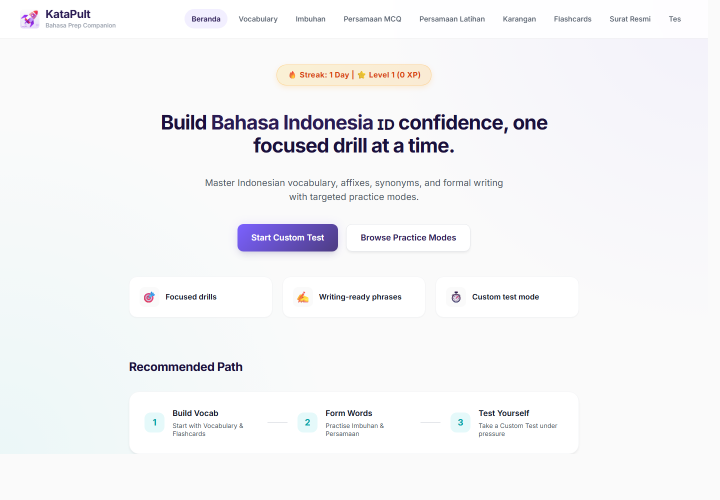
#> input picture award-demo-assets/01-home.png, 1440 x 1000 px (shown at 1/2 size); the run also reads 5 pictures not shown here
$ python create_katapul_detailed_deck.py
#> lines starting #> are read from the running program, lines starting #| are printed output that depends on the picture
### scripts/create_top3_feature_teaser.py
from pathlib import Path
import math
import shutil

import numpy as np
from PIL import Image, ImageDraw, ImageFont, ImageFilter

ROOT = Path(__file__).resolve().parents[1]
ASSETS = ROOT / "award-demo-assets"
PACKAGE = ROOT / "product-showcase-package"
FRAME_DIR = PACKAGE / "top3_feature_teaser_frames"
GIF_PATH = PACKAGE / "KataPult_Top3_Feature_Teaser.gif"
MP4_PATH = PACKAGE / "KataPult_Top3_Feature_Teaser.mp4"

W, H = 1280, 720
FPS_MP4 = 24
FPS_GIF = 12
DURATION = 10.0

C = {
    "bg": "#070A18",
    "bg2": "#0A1328",
    "panel": "#101827",
    "panel2": "#131F33",
    "line": "#2E3B53",
    "muted": "#9BA8BA",
    "white": "#FFFFFF",
    "lime": "#A9D83A",
    "lime2": "#D5F579",
    "cyan": "#65D6E6",
    "cyan2": "#BFF6FF",
    "ink": "#111827",
    "soft": "#EDF2F7",
}


def font(size, weight="regular"):
#> called with size = 50, weight = 'light'
    paths = {
        "light": ["C:/Windows/Fonts/segoeuisl.ttf", "C:/Windows/Fonts/segoeuil.ttf", "C:/Windows/Fonts/calibril.ttf"],
        "regular": ["C:/Windows/Fonts/segoeui.ttf", "C:/Windows/Fonts/calibri.ttf", "C:/Windows/Fonts/arial.ttf"],
        "bold": ["C:/Windows/Fonts/segoeuib.ttf", "C:/Windows/Fonts/calibrib.ttf", "C:/Windows/Fonts/arialbd.ttf"],
    }
    for candidate in paths.get(weight, paths["regular"]):
        if Path(candidate).exists():
            return ImageFont.truetype(candidate, size)
    return ImageFont.load_default()


F = {
    "display": font(50, "light"),
    "hero": font(44, "light"),
    "h1": font(38, "light"),
    "h2": font(25, "bold"),
    "body": font(19, "regular"),
    "body_b": font(19, "bold"),
    "small": font(14, "regular"),
    "small_b": font(14, "bold"),
    "tiny": font(12, "regular"),
    "metric": font(30, "bold"),
}

COUNTS = {
    "Vocabulary": 583,
    "Imbuhan": 666,
    "Persamaan": 305,
    "Karangan": 297,
    "Surat rasmi": 8,
    "Flashcards": 23,
    "Custom tests": 971,
    "Daily pool": 1554,
}


def rgb(hex_color):
    hex_color = hex_color.lstrip("#")
    return tuple(int(hex_color[i : i + 2], 16) for i in (0, 2, 4))


def rgba(hex_color, alpha=255):
    return rgb(hex_color) + (alpha,)


def clamp(v, lo=0, hi=1):
    return max(lo, min(hi, v))


def ease_out(t):
    t = clamp(t)
    return 1 - (1 - t) ** 3


def ease_in_out(t):
    t = clamp(t)
    return t * t * (3 - 2 * t)


def lerp(a, b, t):
    return a + (b - a) * t


def rounded(draw, box, fill, outline=None, radius=18, width=1):
    draw.rounded_rectangle(box, radius=radius, fill=fill, outline=outline, width=width)


def text(draw, xy, value, fnt, fill, anchor=None, alpha=255):
    color = rgba(fill, alpha) if isinstance(fill, str) else fill
    draw.text(xy, value, font=fnt, fill=color, anchor=anchor)


def wrap_lines(draw, value, fnt, max_width):
    lines, cur = [], ""
    for word in value.split():
        candidate = (cur + " " + word).strip()
        if draw.textbbox((0, 0), candidate, font=fnt)[2] <= max_width:
            cur = candidate
        else:
            if cur:
                lines.append(cur)
            cur = word
    if cur:
        lines.append(cur)
    return lines


def paragraph(draw, xy, value, fnt, fill, max_width, gap=6, alpha=255):
    x, y = xy
    for line in wrap_lines(draw, value, fnt, max_width):
        text(draw, (x, y), line, fnt, fill, alpha=alpha)
        y += fnt.size + gap
    return y


def shadow(layer, box, radius=20, blur=16, alpha=90):
    sh = Image.new("RGBA", (W, H), (0, 0, 0, 0))
    sd = ImageDraw.Draw(sh, "RGBA")
    sd.rounded_rectangle(box, radius=radius, fill=(0, 0, 0, alpha))
    sh = sh.filter(ImageFilter.GaussianBlur(blur))
    layer.alpha_composite(sh)


def background():
    img = Image.new("RGBA", (W, H), rgba(C["bg"]))
    d = ImageDraw.Draw(img, "RGBA")
    for y in range(H):
        k = y / (H - 1)
        c1, c2 = rgb(C["bg2"]), rgb(C["bg"])
        color = tuple(int(lerp(c1[i], c2[i], k)) for i in range(3)) + (255,)
        d.line((0, y, W, y), fill=color)
    grid = Image.new("RGBA", (W, H), (0, 0, 0, 0))
    gd = ImageDraw.Draw(grid, "RGBA")
    for x in range(0, W, 112):
        gd.line((x, 0, x, H), fill=(255, 255, 255, 4), width=1)
    for y in range(0, H, 112):
        gd.line((0, y, W, y), fill=(255, 255, 255, 4), width=1)
    gd.ellipse((820, -170, 1350, 280), fill=rgba("#102348", 72))
    gd.ellipse((-180, 470, 300, 880), fill=rgba("#11243D", 76))
    img.alpha_composite(grid)
    return img


# [9 lines left out: function label, not called in this run]


def shot(name, size):
    im = Image.open(ASSETS / name).convert("RGBA")
    im.thumbnail(size)
    canvas = Image.new("RGBA", size, rgba(C["white"]))
    canvas.alpha_composite(im, ((size[0] - im.width) // 2, (size[1] - im.height) // 2))
    return canvas


def browser(layer, box, screenshot, scale=1, glow=False):
    x1, y1, x2, y2 = box
    cx, cy = (x1 + x2) / 2, (y1 + y2) / 2
    w, h = (x2 - x1) * scale, (y2 - y1) * scale
    x1, y1, x2, y2 = int(cx - w / 2), int(cy - h / 2), int(cx + w / 2), int(cy + h / 2)
    if glow:
        gl = Image.new("RGBA", (W, H), (0, 0, 0, 0))
        gd = ImageDraw.Draw(gl, "RGBA")
        gd.rounded_rectangle((x1 - 8, y1 - 8, x2 + 8, y2 + 8), radius=28, outline=rgba(C["cyan"], 80), width=3)
        gl = gl.filter(ImageFilter.GaussianBlur(10))
        layer.alpha_composite(gl)
    shadow(layer, (x1, y1, x2, y2), radius=24, blur=20, alpha=115)
    d = ImageDraw.Draw(layer, "RGBA")
    rounded(d, (x1, y1, x2, y2), C["white"], outline="#2A3650", radius=24, width=1)
    rounded(d, (x1, y1, x2, y1 + 40), C["soft"], radius=24)
    for i, col in enumerate(["#F87171", "#FACC15", "#34D399"]):
        d.ellipse((x1 + 22 + i * 24, y1 + 14, x1 + 34 + i * 24, y1 + 26), fill=col)
    d.rounded_rectangle((x1 + 144, y1 + 14, x2 - 30, y1 + 28), radius=7, fill="#DDE5EF")
    content = shot(screenshot, (x2 - x1 - 28, y2 - y1 - 54))
    layer.alpha_composite(content, (x1 + 14, y1 + 46))
    return (x1, y1, x2, y2)


# [5 lines left out: function feature_header, not called in this run]


def metric_card(draw, box, value, label_text):
    rounded(draw, box, "#101827", outline=C["line"], radius=16)
    text(draw, (box[0] + 18, box[1] + 12), value, F["metric"], C["lime"])
    text(draw, (box[0] + 18, box[1] + 50), label_text, F["small"], C["muted"])


# [5 lines left out: function formula_box, not called in this run]


def scale_card(draw, box, value, label_text, active=False):
    fill = "#142134" if active else "#101827"
    outline = C["lime"] if active else C["line"]
    rounded(draw, box, fill, outline=outline, radius=15)
    text(draw, (box[0] + 16, box[1] + 10), value, F["metric"], C["lime"] if active else C["white"])
    text(draw, (box[0] + 16, box[1] + 47), label_text, F["small"], C["muted"])


# [14 lines left out: function scale_grid, not called in this run]


def module_tile(layer, box, title, detail, active=False):
    d = ImageDraw.Draw(layer, "RGBA")
    fill = "#121C30" if not active else "#172334"
    outline = C["line"] if not active else C["lime"]
    rounded(d, box, fill, outline=outline, radius=16, width=1)
    d.rounded_rectangle((box[0] + 18, box[1] + 18, box[0] + 24, box[3] - 18), radius=3, fill=C["lime"] if active else "#53627A")
    text(d, (box[0] + 42, box[1] + 15), title, F["body_b"], C["white"])
    text(d, (box[0] + 42, box[1] + 44), detail, F["small"], C["muted"])


# [102 lines left out: functions scene_open, scene_modules, scene_drills, scene_habit, scene_close, not called in this run]


SCENES = [
    (0.0, 1.3, scene_open),
    (1.3, 3.35, scene_modules),
    (3.35, 5.65, scene_drills),
    (5.65, 7.9, scene_habit),
    (7.9, 10.0, scene_close),
]


# [50 lines left out: functions render_at, save_outputs, not called in this run]


# [7 lines that do not run on import are left out]

### scripts/create_katapul_detailed_deck.py
from pathlib import Path
import shutil

from PIL import Image, ImageDraw
from pptx import Presentation
from pptx.util import Inches

from create_top3_feature_teaser import (
    W,
    H,
    C,
    F,
    background,
    browser,
    metric_card,
    module_tile,
    paragraph,
    rounded,
    scale_card,
    text,
)

ROOT = Path(__file__).resolve().parents[1]
PACKAGE = ROOT / "product-showcase-package"
SLIDE_DIR = PACKAGE / "katapult_detailed_deck_slides"
PPTX_PATH = PACKAGE / "KataPult_Detailed_Product_Showcase_8slides.pptx"


def save_slide(img, name):
    SLIDE_DIR.mkdir(parents=True, exist_ok=True)
    path = SLIDE_DIR / f"{name}.png"
    img.convert("RGB").save(path, quality=95)
    return path


def small_label(draw, x, y, label, active=False):
    fill = C["lime"] if active else "#172033"
    fg = C["bg"] if active else C["white"]
    rounded(draw, (x, y, x + 128, y + 34), fill, outline=None if active else C["line"], radius=11)
    text(draw, (x + 64, y + 17), label, F["tiny"], fg, anchor="mm")


def slide_title(draw, eyebrow, title, subtitle=None):
    rounded(draw, (72, 56, 184, 90), C["lime"], radius=10)
    text(draw, (128, 73), eyebrow.upper(), F["tiny"], C["bg"], anchor="mm")
    y = paragraph(draw, (72, 126), title, F["display"], C["white"], 560, gap=4)
    if subtitle:
        paragraph(draw, (76, y + 20), subtitle, F["body"], C["cyan"], 560, gap=5)


def slide_cover():
    img = background()
    d = ImageDraw.Draw(img, "RGBA")
    paragraph(d, (72, 84), "KataPult", F["display"], C["white"], 560)
    paragraph(d, (76, 166), "Bahasa I2 practice by component.", F["h2"], C["cyan"], 560)
    paragraph(d, (76, 226), "A structured way to choose weak areas, practise in short drills, and see usage.", F["body"], C["muted"], 440)
    browser(img, (560, 76, 1210, 570), "01-home.png", scale=0.96, glow=True)
    metric_card(d, (76, 390, 236, 466), "1,554*", "drill / daily pool")
    metric_card(d, (260, 390, 420, 466), "971**", "custom-test bank")
    metric_card(d, (76, 490, 236, 566), "40++", "learners")
    metric_card(d, (260, 490, 420, 566), "4+", "entities")
    text(d, (76, 646), "From scattered prep to repeatable practice.", F["body_b"], C["white"])
    text(d, (610, 646), "* Vocab + imbuhan + persamaan. ** Imbuhan + persamaan only.", F["tiny"], C["muted"])
    return img


def slide_problem():
    img = background()
    d = ImageDraw.Draw(img, "RGBA")
    slide_title(d, "Problem", "Content existed.\nPractice was fragmented.", "The hard part was not finding materials. It was turning them into repeatable exam practice.")
    cards = [
        ("Notes", "Personal summaries"),
        ("PDFs", "Reference files"),
        ("Screenshots", "Saved examples"),
        ("Links", "Useful pages"),
        ("Quizlet", "Existing sets"),
        ("LLM prompts", "Extra practice"),
    ]
    positions = [(660, 116), (910, 116), (660, 226), (910, 226), (660, 336), (910, 336)]
    for (label, detail), (x, y) in zip(cards, positions):
        module_tile(img, (x, y, x + 220, y + 72), label, detail, active=False)
    rounded(d, (660, 500, 1164, 598), "#101827", outline=C["line"], radius=22)
    text(d, (690, 528), "The gap was practice, not content.", F["h2"], C["white"])
    text(d, (690, 562), "Reading across resources was not the same as retrieval and feedback.", F["small"], C["muted"])
    return img


def slide_workflow():
    img = background()
    d = ImageDraw.Draw(img, "RGBA")
    slide_title(d, "Solution", "A repeatable practice loop.", "KataPult turns preparation into a simple routine: choose, drill, review, track.")
    browser(img, (650, 98, 1210, 570), "01-home.png", scale=0.98, glow=True)
    steps = [
        ("1", "Choose component", "Start with the exact skill to practise."),
        ("2", "Drill actively", "Answer questions instead of rereading."),
        ("3", "Get feedback", "Know what to repeat next."),
        ("4", "Track practice", "See section visits and time spent."),
    ]
    for i, (num, title, detail) in enumerate(steps):
        y = 318 + i * 78
        rounded(d, (86, y, 126, y + 40), C["lime"], radius=10)
        text(d, (106, y + 20), num, F["small_b"], C["bg"], anchor="mm")
        text(d, (150, y + 1), title, F["body_b"], C["white"])
        text(d, (150, y + 30), detail, F["small"], C["muted"])
    return img


def slide_scale():
    img = background()
    d = ImageDraw.Draw(img, "RGBA")
    slide_title(d, "Feature 1", "Exam-skill modules\nwith visible scale.", "Drill items and revision modules are counted separately.")
    browser(img, (660, 94, 1210, 498), "04-persamaan.png", scale=0.98, glow=True)
    counts = [
        ("583", "Vocabulary items"),
        ("666", "Imbuhan items"),
        ("305", "Persamaan items"),
        ("297", "Karangan phrases"),
        ("8", "Surat rasmi sections"),
        ("23", "Flashcard sets"),
    ]
    for i, (value, label) in enumerate(counts):
        x = 76 + (i % 3) * 188
        y = 380 + (i // 3) * 102
        scale_card(d, (x, y, x + 164, y + 78), value, label, active=label.startswith("Imbuhan") or label.startswith("Persamaan"))
    text(d, (662, 548), "Math: 583 + 666 + 305 = 1,554 drill/daily pool.", F["body_b"], C["white"])
    paragraph(d, (662, 582), "Karangan, surat rasmi and flashcards are supporting revision modules, not part of the drill-question pool.", F["small"], C["muted"], 500, gap=3)
    return img


def slide_custom_drills():
    img = background()
    d = ImageDraw.Draw(img, "RGBA")
    slide_title(d, "Feature 2", "Custom drills for weak areas.", "The 971-item custom-test bank is a subset: 666 imbuhan + 305 persamaan.")
    browser(img, (620, 92, 1210, 596), "06-test-setup.png", scale=0.98, glow=True)
    metric_card(d, (76, 356, 250, 436), "971**", "custom-test bank")
    metric_card(d, (276, 356, 450, 436), "5/10/20", "drill lengths")
    steps = [
        ("Choose component", "Imbuhan or persamaan"),
        ("Set question count", "Short session by design"),
        ("Practise actively", "Answer first, then review"),
    ]
    for i, (title, detail) in enumerate(steps):
        y = 474 + i * 62
        module_tile(img, (76, y, 450, y + 52), title, detail, active=i == 1)
    return img


def slide_habit_tracking():
    img = background()
    d = ImageDraw.Draw(img, "RGBA")
    slide_title(d, "Feature 3", "Daily habit plus tracking.", "Daily challenge draws from the 1,554-item pool: vocabulary + imbuhan + persamaan.")
    browser(img, (620, 86, 1210, 590), "07-daily-challenge.png", scale=0.98, glow=True)
    metric_card(d, (76, 354, 250, 434), "10", "daily questions")
    metric_card(d, (276, 354, 450, 434), "1,554*", "daily challenge pool")
    module_tile(img, (76, 478, 450, 534), "Habit cues", "Streak, XP, level and lives", active=True)
    module_tile(img, (76, 550, 450, 606), "Usage visibility", "Section visits and time spent", active=False)
    text(d, (76, 642), "The point is not long study blocks. It is repeated, visible practice.", F["body_b"], C["white"])
    return img


def slide_demo_flow():
    img = background()
    d = ImageDraw.Draw(img, "RGBA")
    rounded(d, (72, 56, 156, 90), C["lime"], radius=10)
    text(d, (114, 73), "DEMO", F["tiny"], C["bg"], anchor="mm")
    paragraph(d, (72, 126), "10-minute learner journey.", F["display"], C["white"], 520, gap=4)
    paragraph(d, (76, 210), "Use this flow when walking someone through the app.", F["body"], C["cyan"], 520, gap=5)
    shots = [
        ("Open dashboard", "01-home.png"),
        ("Practise vocabulary", "02-vocabulary.png"),
        ("Drill imbuhan", "03-imbuhan.png"),
        ("Run custom test", "06-test-setup.png"),
    ]
    for i, (label, src) in enumerate(shots):
        x = 76 + (i % 2) * 550
        y = 330 + (i // 2) * 170
        browser(img, (x, y, x + 470, y + 132), src, scale=1.0, glow=False)
        rounded(d, (x, y - 44, x + 42, y - 10), C["lime"], radius=9)
        text(d, (x + 21, y - 27), str(i + 1), F["tiny"], C["bg"], anchor="mm")
        text(d, (x + 58, y - 39), label, F["body_b"], C["white"])
    return img


def slide_value():
    img = background()
    d = ImageDraw.Draw(img, "RGBA")
    slide_title(d, "Value", "A reusable practice surface.", "KataPult turns individual prep material into a shared platform with visible usage.")
    browser(img, (632, 96, 1210, 500), "01-home.png", scale=0.98, glow=True)
    metric_card(d, (76, 348, 250, 428), "40++", "learners reached")
    metric_card(d, (276, 348, 450, 428), "4+", "entities")
    metric_card(d, (76, 456, 250, 536), "1,554*", "drill / daily pool")
    metric_card(d, (276, 456, 450, 536), "Ready", "usage analytics")
    rounded(d, (632, 540, 1186, 620), "#101827", outline=C["line"], radius=20)
    text(d, (662, 562), "Before: scattered, individual, difficult to observe.", F["body_b"], C["white"])
    text(d, (662, 590), "After: structured, reusable, and measurable.", F["body_b"], C["lime"])
    text(d, (76, 650), "* Vocab + imbuhan + persamaan. ** Custom tests use imbuhan + persamaan only.", F["small"], C["muted"])
    return img


SLIDES = [
    ("01_cover", slide_cover),
    ("02_problem", slide_problem),
    ("03_workflow", slide_workflow),
    ("04_scale", slide_scale),
    ("05_custom_drills", slide_custom_drills),
    ("06_habit_tracking", slide_habit_tracking),
    ("07_demo_flow", slide_demo_flow),
    ("08_value", slide_value),
]


def build_ppt(slide_paths):
    prs = Presentation()
    prs.slide_width = Inches(13.333333)
    prs.slide_height = Inches(7.5)
    blank = prs.slide_layouts[6]
    for path in slide_paths:
        slide = prs.slides.add_slide(blank)
        slide.shapes.add_picture(str(path), 0, 0, width=prs.slide_width, height=prs.slide_height)
    prs.save(PPTX_PATH)


def main():
    if SLIDE_DIR.exists():
        shutil.rmtree(SLIDE_DIR)
    SLIDE_DIR.mkdir(parents=True, exist_ok=True)
    slide_paths = []
    for name, factory in SLIDES:
        slide_paths.append(save_slide(factory(), name))
#> this loop made 8 passes
#> pass 1, in background, `img = Image.new("RGBA", (W, H), rgba(C["bg"]))`:
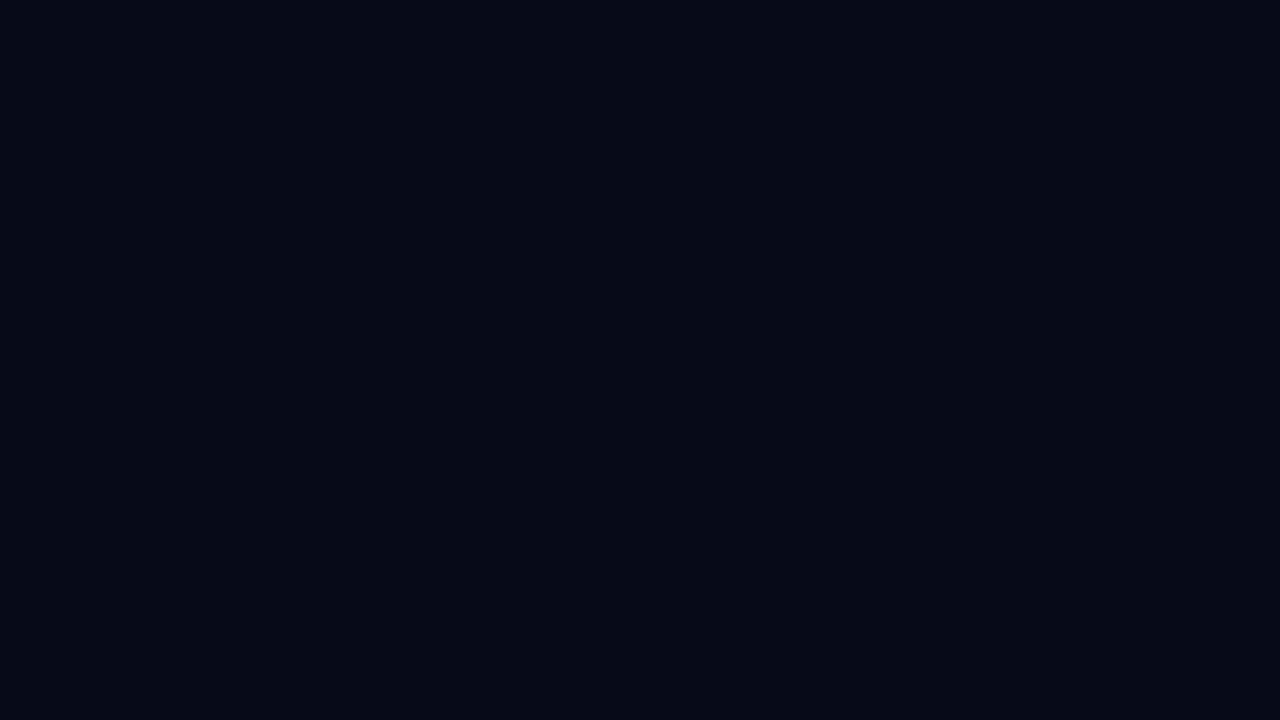
#> img: PIL image 1280x720 RGBA; mean R, G, B, A 7, 10, 24, 255
#> pass 1, in slide_cover, `img = background()`:
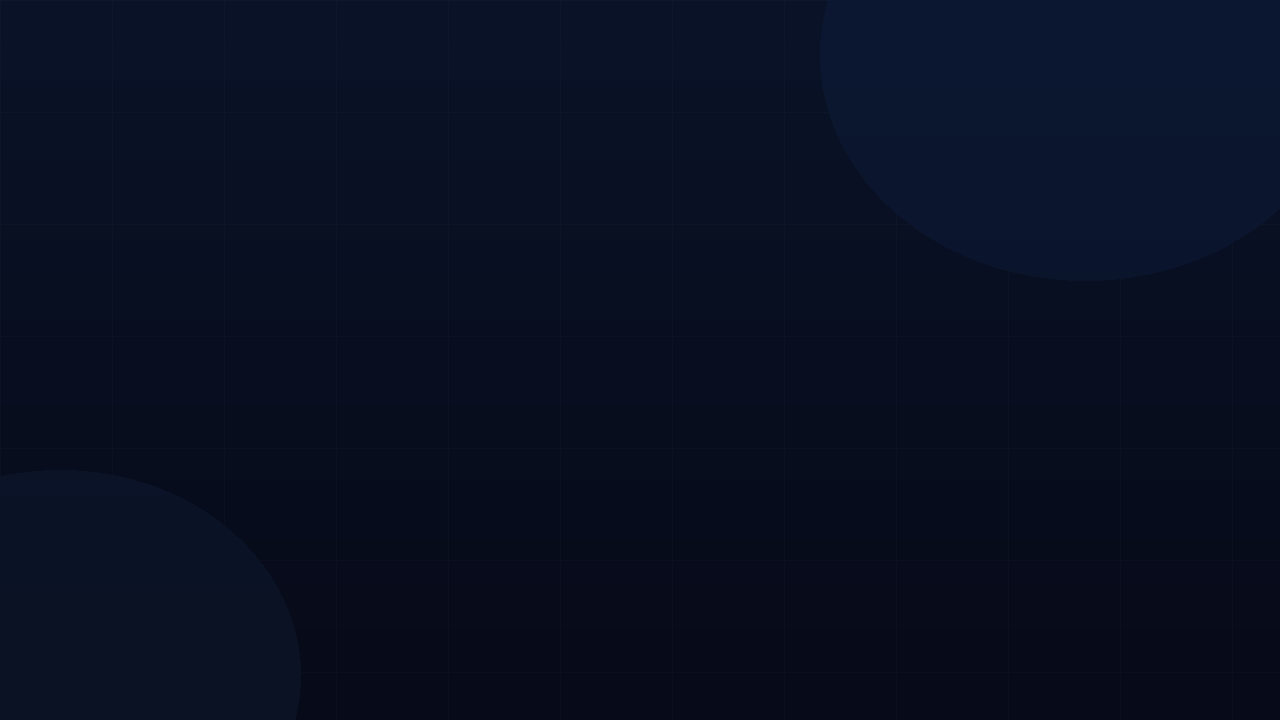
#> img: PIL image 1280x720 RGBA; mean R, G, B, A 8.5, 15.2, 33.5, 255
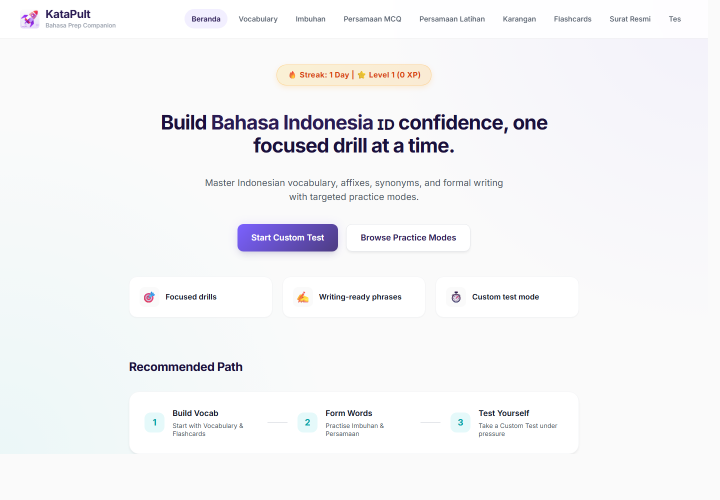
#> input picture award-demo-assets/01-home.png, 1440 x 1000 px (shown at 1/2 size)
    build_ppt(slide_paths)
#> (the call stopped at in build_ppt, `prs = Presentation()`: pptx is not available in this run)
    print(PPTX_PATH)
    print(SLIDE_DIR)
    print(f"slides={len(slide_paths)}")


if __name__ == "__main__":
    main()
